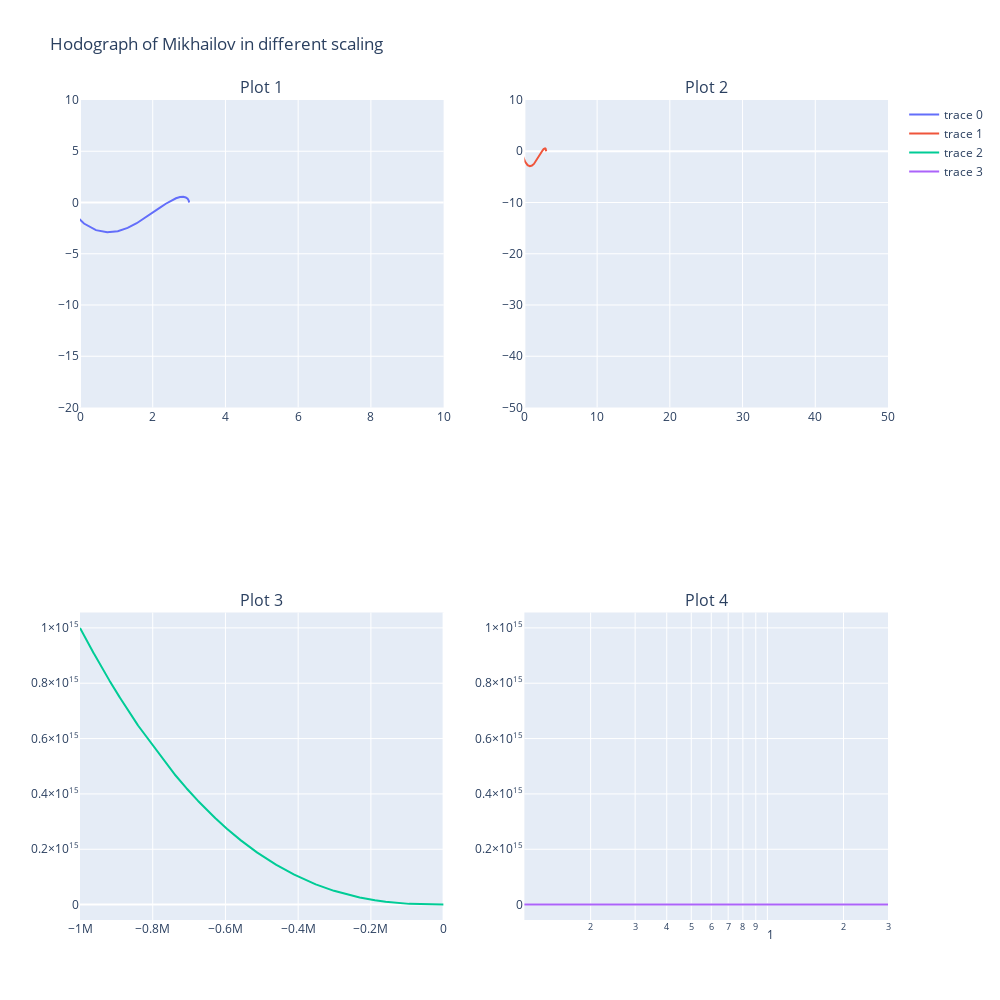

Notebook cell for this chart:
### Code cell
w = np.linspace(0, 1000, 10000)
x, y = Michailov_criterion(example, w)
# Initialize figure with subplots
fig = make_subplots(
    rows=2, cols=2, subplot_titles=("Plot 1", "Plot 2", "Plot 3", "Plot 4")
)

# Add traces
fig.add_trace(go.Scatter(x=x,y=y), row=1, col=1)
fig.add_trace(go.Scatter(x=x,y=y), row=1, col=2)
fig.add_trace(go.Scatter(x=x,y=y), row=2, col=1)
fig.add_trace(go.Scatter(x=x,y=y), row=2, col=2)

# Update xaxis properties
fig.update_xaxes(range=[0,10], row=1, col=1)
fig.update_xaxes(range=[0,50], row=1, col=2)
#fig.update_xaxes(row=2, col=1)
fig.update_xaxes(type="log", row=2, col=2)

# Update yaxis properties
fig.update_yaxes(range=[-20,10],row=1, col=1)
fig.update_yaxes(range=[-50, 10], row=1, col=2)
#fig.update_yaxes(row=2, col=1)
#fig.update_yaxes(row=2, col=2)

# Update title and height
fig.update_layout(title_text="Hodograph of Mikhailov in different scaling ",width=1000 ,height=1000)

fig.show()

### Figure 1 — Plotly figure (JSON) as saved in the notebook; plotly's stock layout.template omitted (floating-point values rounded to 4 significant figures; data arrays with more than 128 entries replaced by an {"elided": "..."} marker saying what was removed)
{"data": [{"type": "scatter", "x": {"elided": "10000 float values"}, "xaxis": "x", "y": {"elided": "10000 float values"}, "yaxis": "y"}, {"type": "scatter", "x": {"elided": "10000 float values"}, "xaxis": "x2", "y": {"elided": "10000 float values"}, "yaxis": "y2"}, {"type": "scatter", "x": {"elided": "10000 float values"}, "xaxis": "x3", "y": {"elided": "10000 float values"}, "yaxis": "y3"}, {"type": "scatter", "x": {"elided": "10000 float values"}, "xaxis": "x4", "y": {"elided": "10000 float values"}, "yaxis": "y4"}], "layout": {"annotations": [{"font": {"size": 16}, "showarrow": false, "text": "Plot 1", "x": 0.225, "xanchor": "center", "xref": "paper", "y": 1, "yanchor": "bottom", "yref": "paper"}, {"font": {"size": 16}, "showarrow": false, "text": "Plot 2", "x": 0.775, "xanchor": "center", "xref": "paper", "y": 1, "yanchor": "bottom", "yref": "paper"}, {"font": {"size": 16}, "showarrow": false, "text": "Plot 3", "x": 0.225, "xanchor": "center", "xref": "paper", "y": 0.375, "yanchor": "bottom", "yref": "paper"}, {"font": {"size": 16}, "showarrow": false, "text": "Plot 4", "x": 0.775, "xanchor": "center", "xref": "paper", "y": 0.375, "yanchor": "bottom", "yref": "paper"}], "height": 1000, "title": {"text": "Hodograph of Mikhailov in different scaling "}, "width": 1000, "xaxis": {"anchor": "y", "domain": [0, 0.45], "range": [0, 10]}, "xaxis2": {"anchor": "y2", "domain": [0.55, 1], "range": [0, 50]}, "xaxis3": {"anchor": "y3", "domain": [0, 0.45]}, "xaxis4": {"anchor": "y4", "domain": [0.55, 1], "type": "log"}, "yaxis": {"anchor": "x", "domain": [0.625, 1], "range": [-20, 10]}, "yaxis2": {"anchor": "x2", "domain": [0.625, 1], "range": [-50, 10]}, "yaxis3": {"anchor": "x3", "domain": [0, 0.375]}, "yaxis4": {"anchor": "x4", "domain": [0, 0.375]}}}
